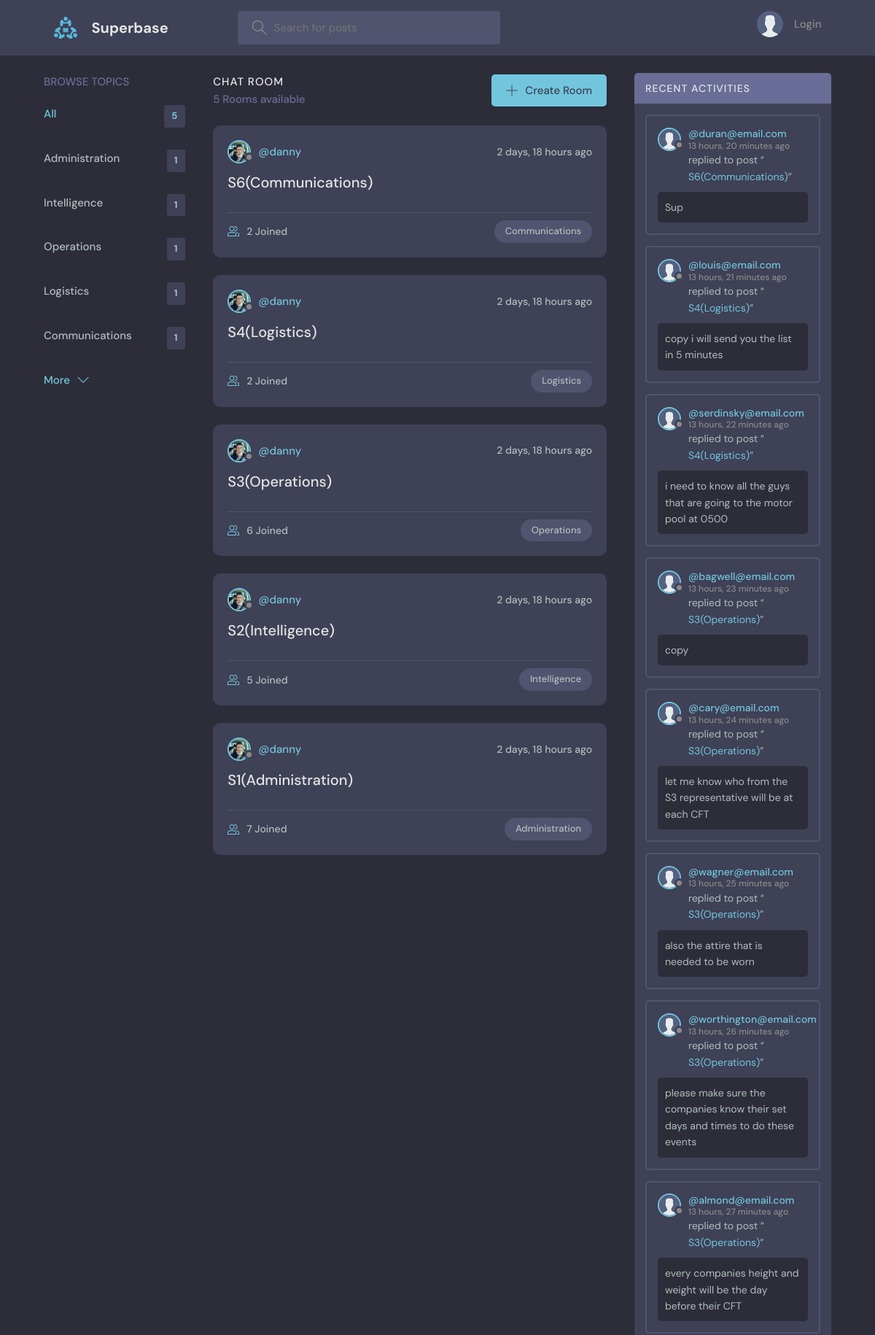
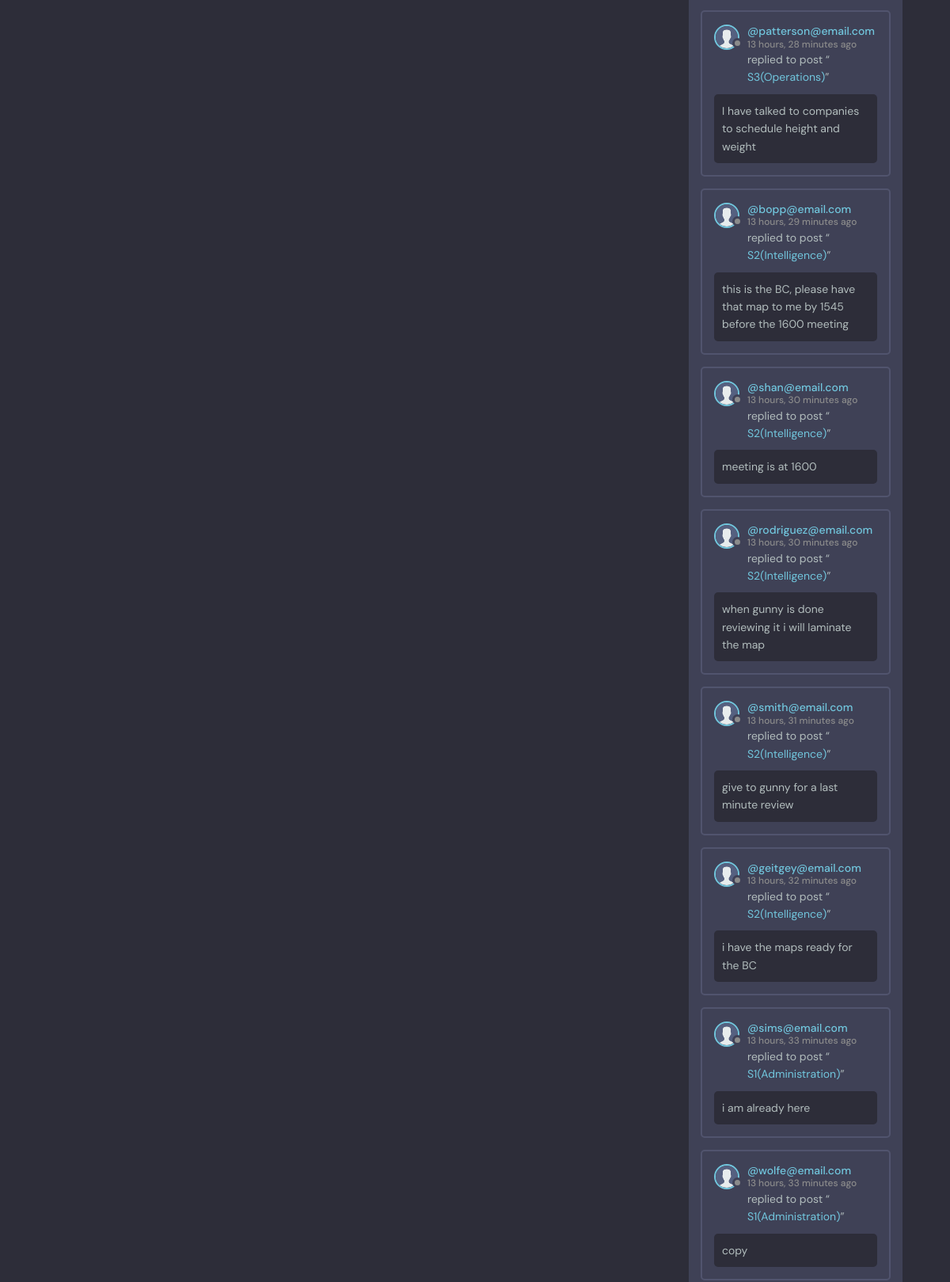
The page / (upper part) on the database its author committed (2 pictures, top to bottom).
### base/models.py (models this page shows, shortened)
class Topic(models.Model):
    name = models.CharField(max_length=200)

class Room(models.Model):
    host = models.ForeignKey(User, on_delete=models.SET_NULL, null=True)
    topic = models.ForeignKey(Topic, on_delete=models.SET_NULL, null=True)
    name = models.CharField(max_length=200)
    description = models.TextField(null=True, blank=True)
    participants = models.ManyToManyField(User, related_name='participants', blank=True)
    updated = models.DateTimeField(auto_now=True)
    created = models.DateTimeField(auto_now_add=True)
    class Meta:
        ordering = ['-updated', '-created']
    def __str__(self):
        return self.name

class User(AbstractUser):
    name = models.CharField(max_length=200, null=True)
    email = models.EmailField(unique=True, null=True)
    bio = models.TextField(null=True)
    avatar = models.ImageField(null=True, default="avatar.svg")
    USERNAME_FIELD = 'email'
    REQUIRED_FIELDS = []

class Message(models.Model):
    user = models.ForeignKey(User, on_delete=models.CASCADE)
    room = models.ForeignKey(Room, on_delete=models.CASCADE)
    body = models.TextField()
    updated = models.DateTimeField(auto_now=True)
    created = models.DateTimeField(auto_now_add=True)
    class Meta:
        ordering = ['-updated', '-created']

### base/views.py (the view)
# urls.py: path('', views.home, name="home"),
def home(request):
    q = request.GET.get('q') if request.GET.get('q') != None else ''
    rooms = Room.objects.filter(
        Q(topic__name__icontains=q) |
        Q(name__icontains=q) |
        Q(description__icontains=q)
    )
    topics = Topic.objects.all()[0:5]
    room_count = rooms.count()
    room_messages = Message.objects.filter(Q(room__topic__name__icontains=q))
    context = {'rooms': rooms, 'topics': topics, 'room_count': room_count, 'room_messages': room_messages}
    return render(request, 'base/home.html', context)

### base/templates/base/home.html (shortened to what this page needs)
{% extends 'main.html' %}
{% block content %}
    <main class="layout layout--3">
      <div class="container">
        {% include 'base/topics_component.html' %}
        <div class="roomList">
          <div class="roomList__header">
            <div>
              <h2>Chat Room</h2>
              <p>{{room_count}} Rooms available</p>
            </div>
            <a class="btn btn--main" href="{% url 'create-room' %}">
              <svg version="1.1" xmlns="http://www.w3.org/2000/svg" width="32" height="32" viewBox="0 0 32 32">
                <title>add</title>
                <path
                  d="M16.943 0.943h-1.885v14.115h-14.115v1.885h14.115v14.115h1.885v-14.115h14.115v-1.885h-14.115v-14.115z"
                ></path>
              </svg>
              Create Room
            </a>
          </div>
        {% include 'base/feed_component.html' %}
        </div>
        {% include 'base/activity_component.html' %}
      </div>
    </main>
    {% endblock %}

### base/templates/base/topics_component.html
<div class="topics">
    <div class="topics__header">
        <h2>Browse Topics</h2>
    </div>
    <ul class="topics__list">
        <li>
            <a href="{% url 'home' %}" class="active">All <span>{{topics.count}}</span></a>
        </li>
        {% for topic in topics %}
        <li>
            <a href="{% url 'home' %}?q={{topic.name}}">{{topic.name}}<span>{{topic.room_set.all.count}}</span></a>
        </li>
        {% endfor %}
    </ul>
    <a class="btn btn--link" href="{% url 'topics' %}">
        More
        <svg version="1.1" xmlns="http://www.w3.org/2000/svg" width="32" height="32" viewBox="0 0 32 32">
            <title>chevron-down</title>
            <path d="M16 21l-13-13h-3l16 16 16-16h-3l-13 13z"></path>
        </svg>
    </a>
</div>

### base/templates/base/feed_component.html (shortened to what this page needs)
{% for room in rooms %}
<div class="roomListRoom">
    <div class="roomListRoom__header">
        <a href="{% url 'user-profile' room.host.id %}" class="roomListRoom__author">
            <div class="avatar avatar--small">
                <img src="{{room.host.avatar.url}}" />
            </div>
            <span>@{{room.host.username}}</span>
        </a>
        <div class="roomListRoom__actions">
            <span>{{room.created|timesince}} ago</span>
        </div>
    </div>
    <div class="roomListRoom__content">
        <a href="{% url 'room' room.id %}">{{room.name}}</a>
    </div>
    <div class="roomListRoom__meta">
        <a href="{% url 'room' room.id %}" class="roomListRoom__joined">
            {{room.participants.all.count}} Joined
        </a>
        <p class="roomListRoom__topic">{{room.topic.name}}</p>
    </div>
</div>
{% endfor %}

### base/templates/base/activity_component.html (shortened to what this page needs)
<div class="activities">
    <div class="activities__header">
        <h2>Recent Activities</h2>
    </div>
    {% for message in room_messages %}
    <div class="activities__box">
        <div class="activities__boxHeader roomListRoom__header">
            <a href="{% url 'user-profile' message.user.id %}" class="roomListRoom__author">
                <div class="avatar avatar--small">
                    <img src="{{message.user.avatar.url}}" />
                </div>
                <p>
                    @{{message.user}}
                    <span>{{message.created|timesince}} ago</span>
                </p>
            </a>
        </div>
        <div class="activities__boxContent">
            <p>replied to post “<a href="{% url 'room' message.room.id %}">{{message.room}}</a>”</p>
            <div class="activities__boxRoomContent">
                {{message.body}}
            </div>
        </div>
    </div>
    {% endfor %}
</div>

### rows shown on the page
Topic: name "Administration", room_set.all.count "1"
Topic: name "Intelligence", room_set.all.count "1"
Topic: name "Operations", room_set.all.count "1"
Topic: name "Logistics", room_set.all.count "1"
Topic: name "Communications", room_set.all.count "1"
Room: host.avatar (picture), host.username "danny", created "2 days, 18 hours", name "S6(Communications)", participants.all.count "2", topic.name "Communications"
Room: host.avatar (picture), host.username "danny", created "2 days, 18 hours", name "S4(Logistics)", participants.all.count "2", topic.name "Logistics"
Room: host.avatar (picture), host.username "danny", created "2 days, 18 hours", name "S3(Operations)", participants.all.count "6", topic.name "Operations"
Room: host.avatar (picture), host.username "danny", created "2 days, 18 hours", name "S2(Intelligence)", participants.all.count "5", topic.name "Intelligence"
Room: host.avatar (picture), host.username "danny", created "2 days, 18 hours", name "S1(Administration)", participants.all.count "7", topic.name "Administration"
Message: user.avatar (placeholder picture), user "duran@email.com", created "13 hours, 20 minutes", room "S6(Communications)", body "Sup"
Message: user.avatar (placeholder picture), user "louis@email.com", created "13 hours, 21 minutes", room "S4(Logistics)", body "copy i will send you the list in 5 minutes"
Message: user.avatar (placeholder picture), user "serdinsky@email.com", created "13 hours, 22 minutes", room "S4(Logistics)", body "i need to know all the guys that are going to the motor pool at 0500"
Message: user.avatar (placeholder picture), user "bagwell@email.com", created "13 hours, 23 minutes", room "S3(Operations)", body "copy"
Message: user.avatar (placeholder picture), user "cary@email.com", created "13 hours, 24 minutes", room "S3(Operations)", body "let me know who from the S3 representative will be at each CFT"
Message: user.avatar (placeholder picture), user "wagner@email.com", created "13 hours, 25 minutes", room "S3(Operations)", body "also the attire that is needed to be worn"
Message: user.avatar (placeholder picture), user "worthington@email.com", created "13 hours, 26 minutes", room "S3(Operations)", body "please make sure the companies know their set days and times to do these events"
Message: user.avatar (placeholder picture), user "almond@email.com", created "13 hours, 27 minutes", room "S3(Operations)", body "every companies height and weight will be the day before their CFT"
Message: user.avatar (placeholder picture), user "patterson@email.com", created "13 hours, 28 minutes", room "S3(Operations)", body "I have talked to companies to schedule height and weight"
Message: user.avatar (placeholder picture), user "bopp@email.com", created "13 hours, 29 minutes", room "S2(Intelligence)", body "this is the BC, please have that map to me by 1545 before the 1600 meeting"
Message: user.avatar (placeholder picture), user "shan@email.com", created "13 hours, 30 minutes", room "S2(Intelligence)", body "meeting is at 1600"
Message: user.avatar (placeholder picture), user "rodriguez@email.com", created "13 hours, 30 minutes", room "S2(Intelligence)", body "when gunny is done reviewing it i will laminate the map"
Message: user.avatar (placeholder picture), user "smith@email.com", created "13 hours, 31 minutes", room "S2(Intelligence)", body "give to gunny for a last minute review"
Message: user.avatar (placeholder picture), user "geitgey@email.com", created "13 hours, 32 minutes", room "S2(Intelligence)", body "i have the maps ready for the BC"
Message: user.avatar (placeholder picture), user "sims@email.com", created "13 hours, 33 minutes", room "S1(Administration)", body "i am already here"
Message: user.avatar (placeholder picture), user "wolfe@email.com", created "13 hours, 33 minutes", room "S1(Administration)", body "copy"

### other values the page prints
{{ topics.count }} "5"
{{ room_count }} "5"
